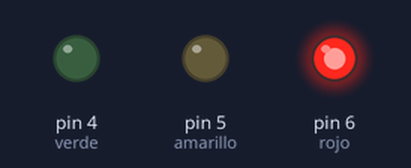
A sketch run on a simulated Arduino Uno, built with avr-gcc and run on an emulated ATmega328P. Shown: output pins drawn as LEDs (lit = HIGH).

Above: at 1.0 s.
At 2.2 s:
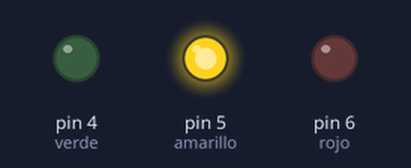
At 3.5 s:
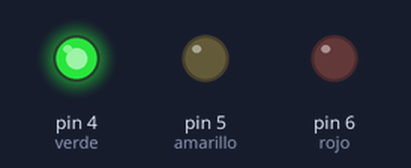
Timing chart, 0 to 6.5 s (numbered marks = the images above):
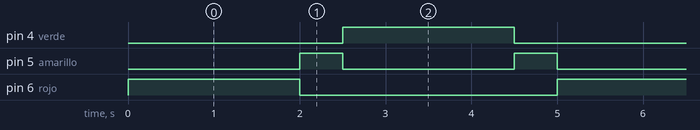

The sketch:

ejemplo_03_semaforo.ino
```cpp
int rojo = 6;
int amarillo = 5;
int verde = 4;


void setup() { // se ejecuta una sola vez.
  pinMode(rojo, OUTPUT);
  pinMode(amarillo, OUTPUT);
  pinMode(verde, OUTPUT);
}


void loop() {

  digitalWrite(rojo, HIGH);
  delay(2000);
  digitalWrite(rojo, LOW);
  digitalWrite(amarillo, HIGH);
  delay(500);
  digitalWrite(amarillo, LOW);
  digitalWrite(verde, HIGH);
  delay(2000);
  digitalWrite(verde, LOW);
  digitalWrite(amarillo, HIGH);
  delay(500);
  digitalWrite(amarillo, LOW);

}
```

Measured:
- by itself, pin 4 (verde), pin 6 (rojo): alternates HIGH for 2.0 s and LOW for 3.0 s
- by itself, pin 5 (amarillo): alternates HIGH for 0.50 s and LOW for 2.0 s
- by itself, everything shown: repeats every 5.0 s, in 5 steps
